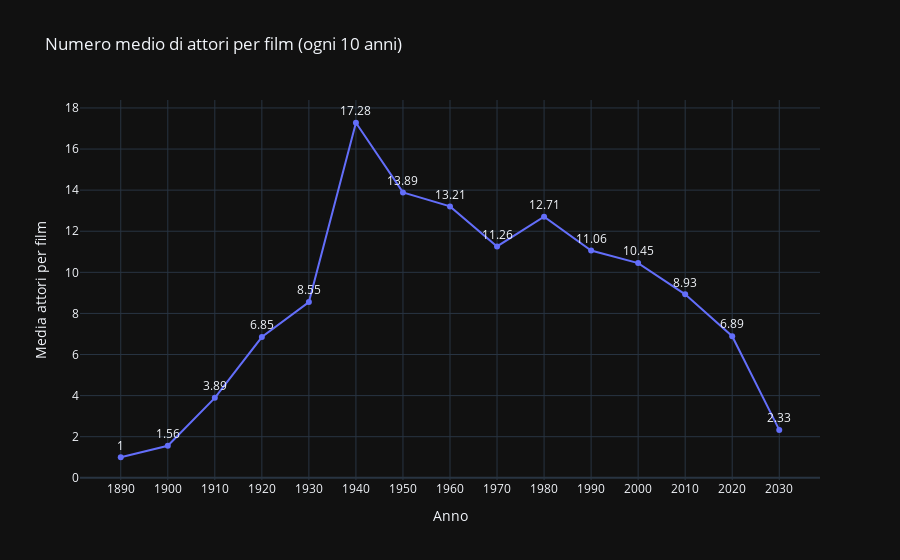

Here is the notebook cell this chart was saved with:
### Code cell
import pandas as pd
import plotly.express as px

# === Caricamento dati ===


# === Estrai anno (anche da date strane) ===
movies["year"] = movies["date"].astype(str).str.extract(r"(\d{4})")
movies["year"] = pd.to_numeric(movies["year"], errors="coerce")

# === Unisci attori con anno del film ===
actors_with_year = actors.merge(movies[["id", "year"]], on="id", how="left")
actors_with_year = actors_with_year.dropna(subset=["year"])  # elimina righe senza anno

# === Conta attori per ogni film ===
actor_counts = actors_with_year.groupby(["year", "id"]).size().reset_index(name="num_actors")

# === Calcola media attori per anno ===
avg_actors_per_year = actor_counts.groupby("year")["num_actors"].mean().reset_index()
avg_actors_per_year["num_actors"] = avg_actors_per_year["num_actors"].round(2)

# === Filtra solo anni divisibili per 10 (es. 1950, 1960...) ===
avg_actors_per_year = avg_actors_per_year[avg_actors_per_year["year"] % 10 == 0]

# === Plot con Plotly ===
fig = px.line(
    avg_actors_per_year,
    x="year",
    y="num_actors",
    markers=True,
    title="Numero medio di attori per film (ogni 10 anni)",
    labels={"year": "Anno", "num_actors": "Media attori per film"},
    text="num_actors"
)

fig.update_traces(textposition="top center")
fig.update_layout(
    xaxis=dict(dtick=10),
    hovermode="x unified"
)

fig.show()

### Figure 1 — Plotly figure (JSON) as saved in the notebook; plotly's stock layout.template omitted (floating-point values rounded to 4 significant figures)
{"data": [{"hovertemplate": "Anno=%{x}<br>Media attori per film=%{text}<extra></extra>", "legendgroup": "", "line": {"color": "#636efa", "dash": "solid"}, "marker": {"symbol": "circle"}, "mode": "lines+markers+text", "name": "", "orientation": "v", "showlegend": false, "text": [1.0, 1.56, 3.89, 6.85, 8.55, 17.28, 13.89, 13.21, 11.26, 12.71, 11.06, 10.45, 8.93, 6.89, 2.33], "x": [1890.0, 1900.0, 1910.0, 1920.0, 1930.0, 1940.0, 1950.0, 1960.0, 1970.0, 1980.0, 1990.0, 2000.0, 2010.0, 2020.0, 2030.0], "xaxis": "x", "y": [1.0, 1.56, 3.89, 6.85, 8.55, 17.28, 13.89, 13.21, 11.26, 12.71, 11.06, 10.45, 8.93, 6.89, 2.33], "yaxis": "y", "type": "scatter", "textposition": "top center"}], "layout": {"xaxis": {"anchor": "y", "domain": [0.0, 1.0], "title": {"text": "Anno"}, "dtick": 10}, "yaxis": {"anchor": "x", "domain": [0.0, 1.0], "title": {"text": "Media attori per film"}}, "legend": {"tracegroupgap": 0}, "title": {"text": "Numero medio di attori per film (ogni 10 anni)"}, "hovermode": "x unified"}}
